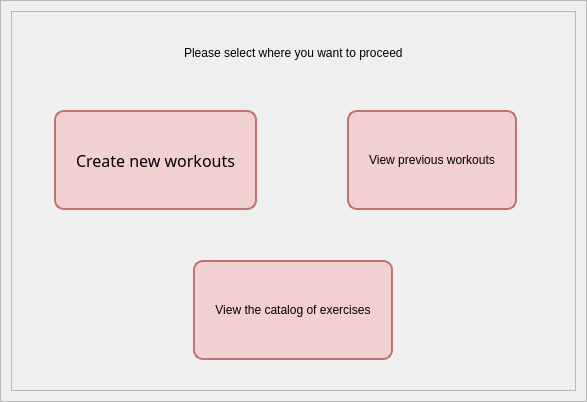
<?xml version="1.0" encoding="UTF-8"?>
<ui version="4.0">
 <class>MainWindow</class>
 <widget class="QMainWindow" name="MainWindow">
  <property name="geometry">
   <rect>
    <x>0</x>
    <y>0</y>
    <width>587</width>
    <height>402</height>
   </rect>
  </property>
  <property name="minimumSize">
   <size>
    <width>0</width>
    <height>0</height>
   </size>
  </property>
  <property name="windowTitle">
   <string>MainWindow</string>
  </property>
  <widget class="QWidget" name="stylesheet">
   <property name="styleSheet">
    <string notr="true"/>
   </property>
   <layout class="QHBoxLayout" name="horizontalLayout" stretch="5">
    <property name="spacing">
     <number>0</number>
    </property>
    <property name="leftMargin">
     <number>0</number>
    </property>
    <property name="topMargin">
     <number>0</number>
    </property>
    <property name="rightMargin">
     <number>0</number>
    </property>
    <property name="bottomMargin">
     <number>0</number>
    </property>
    <item>
     <widget class="QFrame" name="content_frame">
      <property name="styleSheet">
       <string notr="true"/>
      </property>
      <property name="frameShape">
       <enum>QFrame::StyledPanel</enum>
      </property>
      <property name="frameShadow">
       <enum>QFrame::Raised</enum>
      </property>
      <layout class="QVBoxLayout" name="verticalLayout" stretch="3">
       <property name="leftMargin">
        <number>10</number>
       </property>
       <property name="topMargin">
        <number>10</number>
       </property>
       <property name="rightMargin">
        <number>10</number>
       </property>
       <property name="bottomMargin">
        <number>10</number>
       </property>
       <item>
        <widget class="QFrame" name="frame">
         <property name="styleSheet">
          <string notr="true">QPushButton { 
border-radius: 10px;
background: #F2D0D0;
border: 2px solid #BF7373;
font: 70 12pt &quot;Segoe UI Black&quot;;
padding: 20px;
}</string>
         </property>
         <property name="frameShape">
          <enum>QFrame::StyledPanel</enum>
         </property>
         <property name="frameShadow">
          <enum>QFrame::Raised</enum>
         </property>
         <layout class="QGridLayout" name="gridLayout">
          <property name="leftMargin">
           <number>30</number>
          </property>
          <property name="topMargin">
           <number>30</number>
          </property>
          <property name="rightMargin">
           <number>30</number>
          </property>
          <property name="bottomMargin">
           <number>30</number>
          </property>
          <property name="spacing">
           <number>50</number>
          </property>
          <item row="0" column="1" colspan="2" alignment="Qt::AlignHCenter|Qt::AlignBottom">
           <widget class="QLabel" name="label">
            <property name="styleSheet">
             <string notr="true">font: 11pt &quot;MS Shell Dlg 2&quot;;</string>
            </property>
            <property name="text">
             <string>Please select where you want to proceed</string>
            </property>
           </widget>
          </item>
          <item row="1" column="1" alignment="Qt::AlignHCenter">
           <widget class="QPushButton" name="create_new_workout_button">
            <property name="minimumSize">
             <size>
              <width>0</width>
              <height>100</height>
             </size>
            </property>
            <property name="font">
             <font>
              <family>Segoe UI Black</family>
              <pointsize>12</pointsize>
              <weight>8</weight>
              <italic>false</italic>
              <bold>false</bold>
             </font>
            </property>
            <property name="styleSheet">
             <string notr="true"/>
            </property>
            <property name="text">
             <string>Create new workouts</string>
            </property>
           </widget>
          </item>
          <item row="1" column="2" alignment="Qt::AlignHCenter">
           <widget class="QPushButton" name="view_previous_workout_button">
            <property name="minimumSize">
             <size>
              <width>0</width>
              <height>100</height>
             </size>
            </property>
            <property name="styleSheet">
             <string notr="true"/>
            </property>
            <property name="text">
             <string>View previous workouts</string>
            </property>
           </widget>
          </item>
          <item row="2" column="1" colspan="2" alignment="Qt::AlignHCenter">
           <widget class="QPushButton" name="view_catalog_of_exercises_button">
            <property name="minimumSize">
             <size>
              <width>0</width>
              <height>100</height>
             </size>
            </property>
            <property name="styleSheet">
             <string notr="true"/>
            </property>
            <property name="text">
             <string>View the catalog of exercises</string>
            </property>
           </widget>
          </item>
         </layout>
        </widget>
       </item>
      </layout>
     </widget>
    </item>
   </layout>
  </widget>
 </widget>
 <resources>
  <include location="resources.qrc"/>
 </resources>
 <connections/>
</ui>
